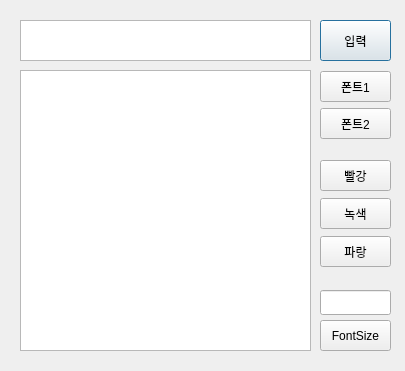
<?xml version="1.0" encoding="UTF-8"?>
<ui version="4.0">
 <class>Dialog</class>
 <widget class="QDialog" name="Dialog">
  <property name="geometry">
   <rect>
    <x>0</x>
    <y>0</y>
    <width>405</width>
    <height>371</height>
   </rect>
  </property>
  <property name="windowTitle">
   <string>Dialog</string>
  </property>
  <widget class="QTextEdit" name="textEdit">
   <property name="geometry">
    <rect>
     <x>20</x>
     <y>20</y>
     <width>291</width>
     <height>41</height>
    </rect>
   </property>
  </widget>
  <widget class="QTextEdit" name="textEdit_2">
   <property name="geometry">
    <rect>
     <x>20</x>
     <y>70</y>
     <width>291</width>
     <height>281</height>
    </rect>
   </property>
  </widget>
  <widget class="QPushButton" name="pushButton">
   <property name="geometry">
    <rect>
     <x>320</x>
     <y>20</y>
     <width>71</width>
     <height>41</height>
    </rect>
   </property>
   <property name="text">
    <string>입력</string>
   </property>
  </widget>
  <widget class="QPushButton" name="pushButton_2">
   <property name="geometry">
    <rect>
     <x>320</x>
     <y>71</y>
     <width>71</width>
     <height>31</height>
    </rect>
   </property>
   <property name="text">
    <string>폰트1</string>
   </property>
  </widget>
  <widget class="QPushButton" name="pushButton_3">
   <property name="geometry">
    <rect>
     <x>320</x>
     <y>108</y>
     <width>71</width>
     <height>31</height>
    </rect>
   </property>
   <property name="text">
    <string>폰트2</string>
   </property>
  </widget>
  <widget class="QPushButton" name="pushButton_4">
   <property name="geometry">
    <rect>
     <x>320</x>
     <y>160</y>
     <width>71</width>
     <height>31</height>
    </rect>
   </property>
   <property name="text">
    <string>빨강</string>
   </property>
  </widget>
  <widget class="QPushButton" name="pushButton_5">
   <property name="geometry">
    <rect>
     <x>320</x>
     <y>198</y>
     <width>71</width>
     <height>31</height>
    </rect>
   </property>
   <property name="text">
    <string>녹색</string>
   </property>
  </widget>
  <widget class="QPushButton" name="pushButton_6">
   <property name="geometry">
    <rect>
     <x>320</x>
     <y>236</y>
     <width>71</width>
     <height>31</height>
    </rect>
   </property>
   <property name="text">
    <string>파랑</string>
   </property>
  </widget>
  <widget class="QLineEdit" name="lineEdit">
   <property name="geometry">
    <rect>
     <x>320</x>
     <y>290</y>
     <width>71</width>
     <height>25</height>
    </rect>
   </property>
   <property name="inputMethodHints">
    <set>Qt::ImhDigitsOnly</set>
   </property>
  </widget>
  <widget class="QPushButton" name="pushButton_7">
   <property name="geometry">
    <rect>
     <x>320</x>
     <y>320</y>
     <width>71</width>
     <height>31</height>
    </rect>
   </property>
   <property name="text">
    <string>FontSize</string>
   </property>
  </widget>
 </widget>
 <resources/>
 <connections/>
</ui>
